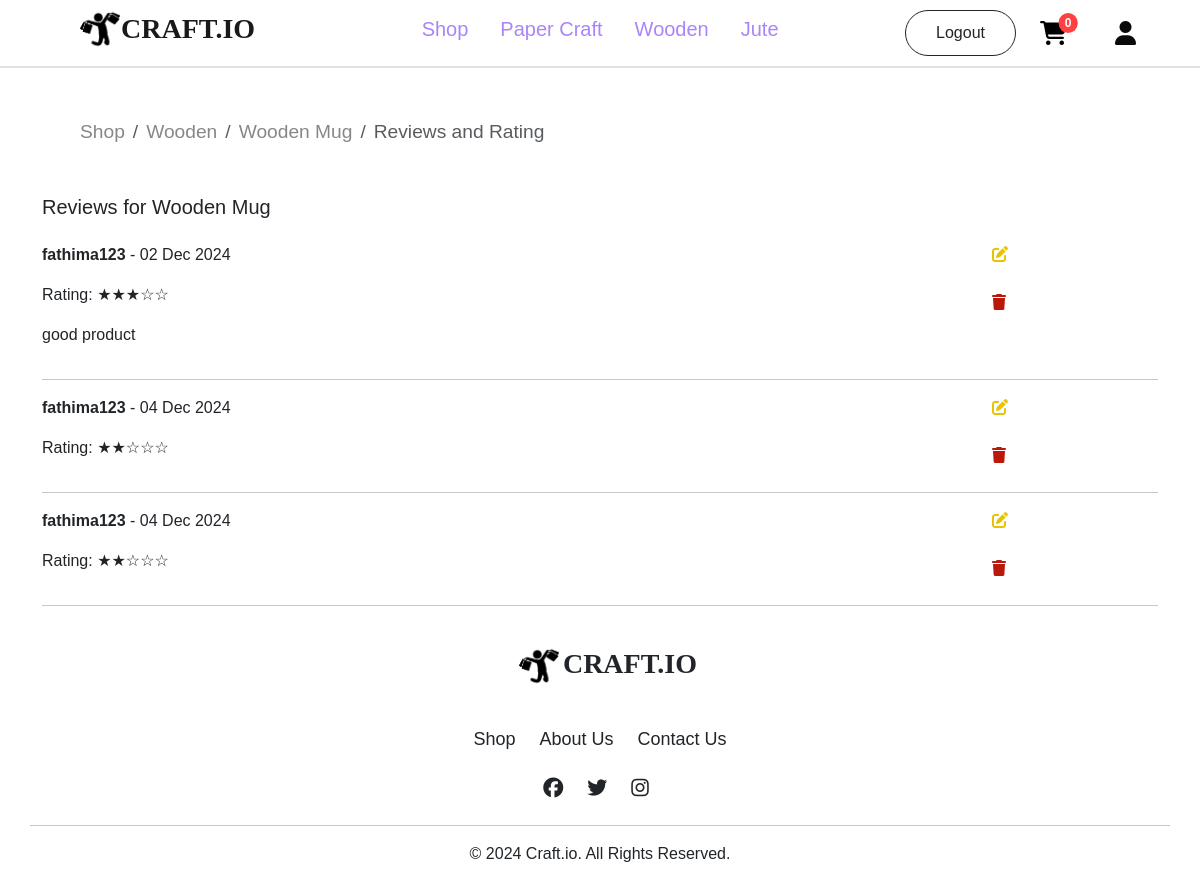
The app's page /customer/reviews/2/ (signed in) with its own data.
### account/models.py (models this page shows, shortened)
class Productss(models.Model):
    title=models.CharField(max_length=100)
    description=models.CharField(max_length=500)
    price=models.IntegerField()
    offerprice=models.IntegerField()
    image=models.ImageField(upload_to='product_images')
    stock=models.IntegerField()
    ShippingFee=models.CharField(max_length=100,default='Free')
    created_at = models.DateTimeField(default=timezone.now)
    options=(
        ('PaperCraft','PaperCraft'),
        ('Wooden','Wooden'),
        ('Jute','Jute'),
    )
    category=models.CharField(max_length=100,choices=options)

class ProductReview(models.Model):
    product = models.ForeignKey(Productss, on_delete=models.CASCADE, related_name='reviews')
    user = models.ForeignKey(User, on_delete=models.CASCADE)
    rating = models.IntegerField(choices=[(i, str(i)) for i in range(1, 6)], default=5)
    comment = models.TextField(max_length=500, blank=True)
    created_at = models.DateTimeField(auto_now_add=True)

### customer/views.py (the view)
    def inner(request, *args, **kw):
        if request.user.is_authenticated:
            return fn(request, *args, **kw)
        else:
            messages.error(request, 'Please login First!!')
            return redirect('login')

### customer/context_processors.py (called while the page is built)
def item_count(request):
    if request.user.is_authenticated:
        cart_count=Cart.objects.filter(user=request.user).count()
        wishlist_count=Wishlist.objects.filter(user=request.user).count()
        order_count=Orders.objects.filter(user=request.user).count()
        return {'cart':cart_count,'wishlist':wishlist_count,'order':order_count}
    else:
        return {"cart":0,'wishlist':0,"order":0}

### customer/templatetags/custom_filters.py (called while the page is built)
@register.filter
def to(value, max_value):
    try:
        value = int(value)
    except (ValueError, TypeError):
        value = 0
    filled_stars = '★' * value
    empty_stars = '☆' * (max_value - value)
    return filled_stars + empty_stars

### customer/views.py (called while the page is built, shortened)
def signin_required(fn):
    def inner(request, *args, **kw):
        if request.user.is_authenticated:
            return fn(request, *args, **kw)
        else:
            messages.error(request, 'Please login First!!')
            return redirect('login')
    return inner

@signin_required
def view_reviews(request, pk):
    product = get_object_or_404(Productss, pk=pk)
    reviews = ProductReview.objects.filter(product=product)
    return render(request, 'view_reviews.html', {
        'product': product,
        'reviews': reviews,
    })

### customer/templates/view_reviews.html (shortened to what this page needs)
{% extends 'navbar.html' %}
{% block content %}
{% load custom_filters %}
<div style="margin: 50px 0px 20px 80px;">
    <nav aria-label="breadcrumb">
        <ol class="breadcrumb" style="font-size: larger;">
            <li class="breadcrumb-item"><a href="{% url 'shop' %}" style="text-decoration: none;color: rgb(135, 135, 136);">Shop</a></li>
            <li class="breadcrumb-item">
                <a href="{% url 'products' product.category %}" style="text-decoration: none;color: rgb(135, 135, 136);">{{ product.category }}</a>
            </li>
            <li class="breadcrumb-item">
                <a href="{% url 'pdetail' product.id %}" style="text-decoration: none;color: rgb(135, 135, 136);">{{ product.title }}</a>
            </li>
            <li class="breadcrumb-item active" aria-current="page">Reviews and Rating</li>
        </ol>
    </nav>
    </div>
<div class="container mt-5">
    <h5 class="mb-4">Reviews for {{ product.title }}</h5>
    <div>
        {% for review in reviews %}
            <div class="row mb-3 nt-5">
                <div class="col-md-10">
                    <p><b>{{ review.user.username }}</b> - {{ review.created_at|date:"d M Y" }}</p>
                    <p>Rating:
                        {% with review.rating as rating %}
                            {{ rating|to:5 }}
                        {% endwith %}
                    </p>
                    <p>{{ review.comment }}</p>
                </div>
                {% if review.user == request.user %}
                <div class="col-md-2">
                    <a href="{% url 'update_review' review.id %}" class="d-block mb-4">
                        <i class="fa-solid fa-pen-to-square" style="color: rgb(232, 194, 4);"></i>
                    </a>
                    <form method="POST" action="{% url 'delete_review' review.id %}">
                        <button type="submit" style="background: none; border: none; padding: 0;">
                            <i class="fa-solid fa-trash" style="color: #bb180c;"></i>
                        </button>
                    </form>
                </div>
                {% endif %}
            </div>
            <hr>
        {% empty %}
            <p>No reviews yet.</p>
        {% endfor %}
    </div>
</div>
{% endblock content %}

### customer/templates/navbar.html (style rules this page uses)
* { font-family: 'Parkinsans', sans-serif; }

### records on screen
Productss: category "Wooden", title "Wooden Mug"
ProductReview: user.username "fathima123", created_at "02 Dec 2024", rating|to "★★★☆☆", comment "good product"
ProductReview: user.username "fathima123", created_at "04 Dec 2024", rating|to "★★☆☆☆"
ProductReview: user.username "fathima123", created_at "04 Dec 2024", rating|to "★★☆☆☆"

### other values on screen
{{ cart }} "0"
